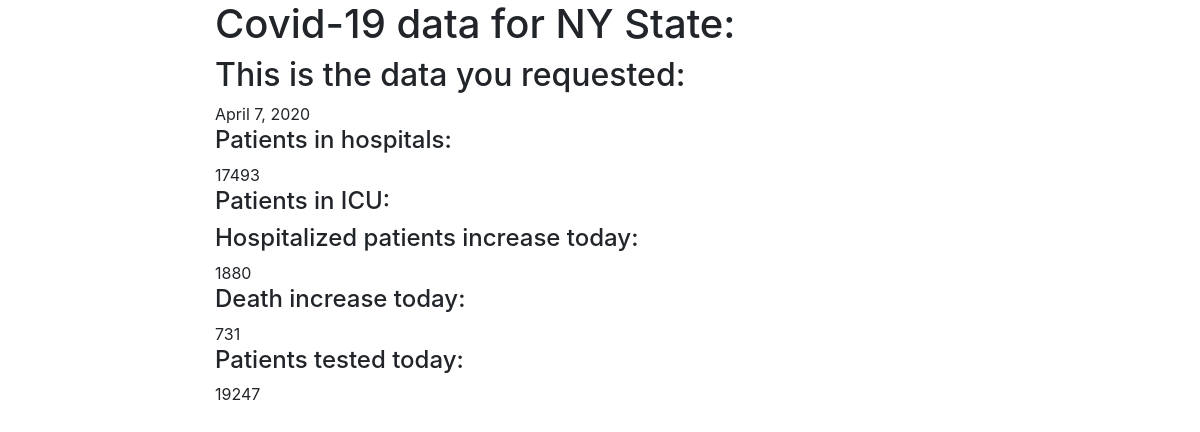
Page /covidapp/8/ on the committed database.
### covidapp/models.py (models this page shows, shortened)
class Hospital(models.Model):
    date_time 			=    	models.DateField()
    hospital_currently 	= 		models.IntegerField(null=True)
    icucurrently		= 		models.IntegerField(null=True)
    hospital_increase 	= 		models.IntegerField(null=True)
    dead_daily			= 		models.IntegerField(null=True)
    tested_today		=		models.IntegerField(null=True)

### covidapp/views.py (the view)
# urls.py: path('<int:id>/', views.hospital_detail_view, name='hospital-detail'),
def hospital_detail_view(request, id):
	obj = Hospital.objects.get(id=id)
	context = {
		"object": obj
	}
	return render(request, "covidapp/hospital_detail.html", context)

### covidapp/templates/covidapp/hospital_detail.html (shortened to what this page needs)
{% extends 'base.html' %}
{% load bootstrap4 %}
{% block content %}
<h1>{% block header %}Covid-19 data for NY State: </h1>{% endblock %}
<h2>{% block title %}This is the data you requested: </h2>{{ object.date_time }}{% endblock %}
<h4>Patients in hospitals: </h4> {{ object.hospital_currently }}
<h4>Patients in ICU: </h4>{{ object.ICU_currently }}
<h4>Hospitalized patients increase today: </h4>{{ object.hospital_increase }}
<h4>Death increase today: </h4>{{ object.dead_daily }}
<h4>Patients tested today: </h4>{{ object.tested_today }}
{% endblock %}

### rows in the picture
Hospital: date_time "April 7, 2020", hospital_currently "17493", hospital_increase "1880", dead_daily "731", tested_today "19247"
